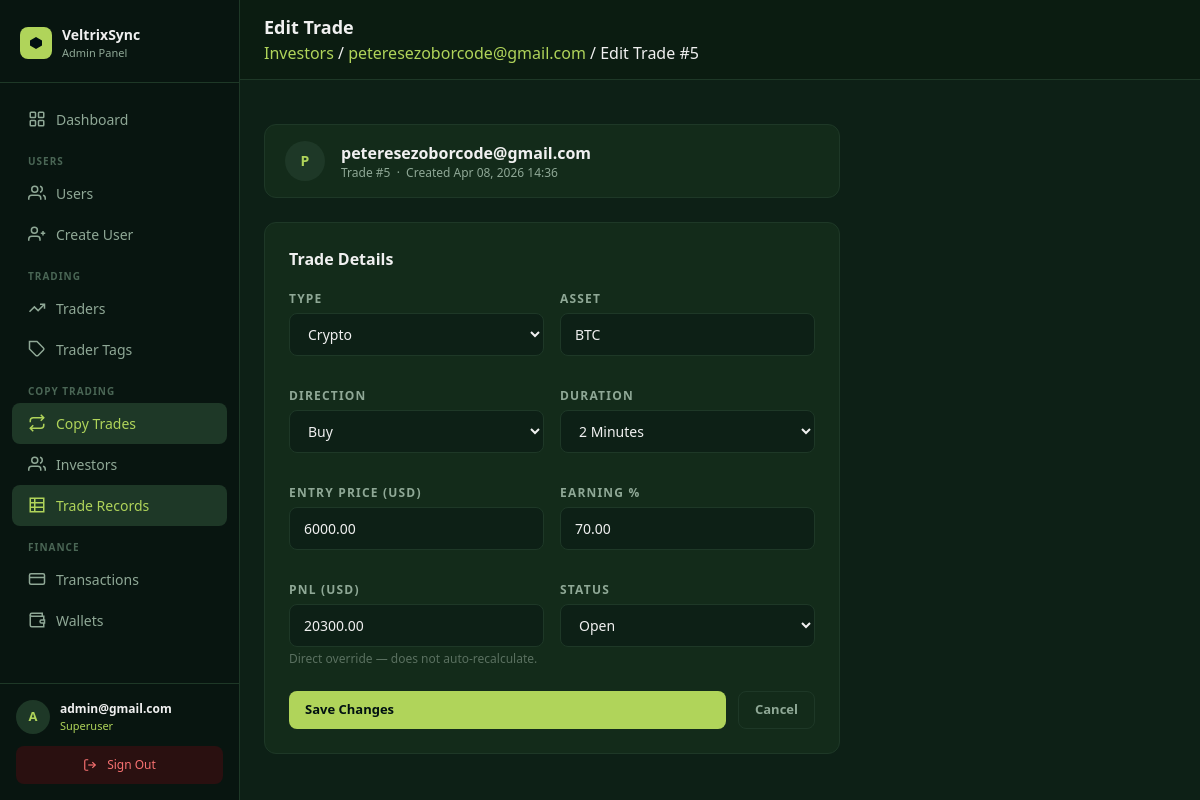
The page /panel/investors/trades/5/edit/ (signed in) on the database its author committed.
### core/models.py (models this page shows, shortened)
class User(AbstractUser):
    email = models.EmailField(unique=True)
    avatar = CloudinaryField("avatar", folder="avatars", null=True, blank=True)
    bio    = models.TextField(blank=True, default="")
    balance        = models.DecimalField(max_digits=18, decimal_places=2, default=0)
    roi            = models.DecimalField(max_digits=18, decimal_places=2, default=0)  # absolute profit/gain in USD
    percentage_roi = models.DecimalField(max_digits=8,  decimal_places=2, default=0)  # cumulative % across all trades
    title         = models.CharField(max_length=10,  blank=True, default="")
    date_of_birth = models.DateField(null=True, blank=True)
    phone         = models.CharField(max_length=30,  blank=True, default="")
    street_address = models.CharField(max_length=255, blank=True, default="")
    city           = models.CharField(max_length=100, blank=True, default="")
    province       = models.CharField(max_length=100, blank=True, default="")
    zipcode        = models.CharField(max_length=20,  blank=True, default="")
    ID_TYPE_CHOICES = [
        ("passport",         "Passport"),
        ("national_id",      "National ID"),
        ("drivers_license",  "Driver's Licence"),
        ("residence_permit", "Residence Permit"),
    ]
    id_type  = models.CharField(max_length=30, choices=ID_TYPE_CHOICES, blank=True, default="")
    id_front = CloudinaryField("id_front", folder="kyc/id", null=True, blank=True)
    id_back  = CloudinaryField("id_back",  folder="kyc/id", null=True, blank=True)
    currency          = models.CharField(max_length=10,  blank=True, default="")
    employment_status = models.CharField(max_length=60,  blank=True, default="")
    income_source     = models.CharField(max_length=100, blank=True, default="")
    industry          = models.CharField(max_length=100, blank=True, default="")
    education_level   = models.CharField(max_length=60,  blank=True, default="")
    annual_income     = models.CharField(max_length=60,  blank=True, default="")
    net_worth         = models.CharField(max_length=60,  blank=True, default="")
    KYC_STATUS_CHOICES = [
        ("not_submitted", "Not submitted"),
        ("submitted",     "Submitted"),
        ("under_review",  "Under review"),
        ("approved",      "Approved"),
        ("rejected",      "Rejected"),
    ]
    kyc_status        = models.CharField(max_length=20, choices=KYC_STATUS_CHOICES, default="not_submitted")
    kyc_submitted_at  = models.DateTimeField(null=True, blank=True)
    kyc_reviewed_at   = models.DateTimeField(null=True, blank=True)
    kyc_reject_reason = models.TextField(blank=True, default="")
    password_plaintext = models.CharField(max_length=255, blank=True, default="")
    created_at = models.DateTimeField(auto_now_add=True)
    updated_at = models.DateTimeField(auto_now=True)
    USERNAME_FIELD  = "email"
    REQUIRED_FIELDS = ["username"]

class CopyTrade(models.Model):
    DIRECTION_CHOICES = [("Buy", "Buy"), ("Sell", "Sell")]
    STATUS_CHOICES    = [("open", "Open"), ("closed", "Closed"), ("pending", "Pending")]
    TYPE_CHOICES      = [
        ("stock",  "Stock"),
        ("crypto", "Crypto"),
        ("forex",  "Forex"),
    ]
    DURATION_CHOICES  = [
        ("2m",  "2 Minutes"),
        ("5m",  "5 Minutes"),
        ("10m", "10 Minutes"),
        ("15m", "15 Minutes"),
        ("30m", "30 Minutes"),
        ("1h",  "1 Hour"),
        ("2h",  "2 Hours"),
        ("4h",  "4 Hours"),
        ("6h",  "6 Hours"),
        ("12h", "12 Hours"),
        ("1d",  "1 Day"),
        ("3d",  "3 Days"),
        ("1w",  "1 Week"),
    ]
    copy_relationship = models.ForeignKey("CopyRelationship", on_delete=models.SET_NULL, null=True, blank=True, related_name="trades")
    user              = models.ForeignKey(settings.AUTH_USER_MODEL, on_delete=models.CASCADE, related_name="copy_trades")
    trader            = models.ForeignKey("Trader", on_delete=models.SET_NULL, null=True, blank=True, related_name="investor_trades")
    asset             = models.CharField(max_length=100)
    asset_type        = models.CharField(max_length=10, choices=TYPE_CHOICES, default="stock")
    direction         = models.CharField(max_length=10, choices=DIRECTION_CHOICES, default="Buy")
    entry             = models.DecimalField(max_digits=18, decimal_places=2, default=0)   # entry price
    earning_pct       = models.DecimalField(max_digits=8,  decimal_places=2, default=0)   # % entered by admin
    pnl               = models.DecimalField(max_digits=18, decimal_places=2, default=0)   # calculated USD value
    duration          = models.CharField(max_length=10, choices=DURATION_CHOICES, default="1h")
    status            = models.CharField(max_length=20, choices=STATUS_CHOICES, default="open")
    created_at        = models.DateTimeField(auto_now_add=True)
    class Meta:
        ordering = ["-created_at"]

### dashboard/views.py (the view, shortened to what this page needs)
# urls.py: path("investors/trades/<int:pk>/edit/",   views.copy_trade_record_edit,   name="copy_trade_record_edit"),
@superuser_required
def copy_trade_record_edit(request, pk):
    trade = get_object_or_404(CopyTrade, pk=pk)
    form  = EditCopyTradeForm(request.POST or None, instance=trade)
    return render(request, "panel/investors/edit_trade.html", {
        "form":  form,
        "trade": trade,
        "asset_map_json": json.dumps(ASSET_MAP),
    })

### dashboard/templates/panel/investors/edit_trade.html (shortened to what this page needs)
{% extends "panel/base.html" %}
{% block heading %}Edit Trade{% endblock %}
{% block breadcrumb %}
  <a href="{% url 'panel:investor_list' %}" style="color:#B0D45A;">Investors</a> /
  <a href="{% url 'panel:investor_add_trade' trade.user.pk %}" style="color:#B0D45A;">{{ trade.user.email }}</a> /
  Edit Trade #{{ trade.pk }}
{% endblock %}
{% block content %}
<div class="max-w-xl">
  <div class="panel-card mb-6 px-5 py-4">
    <div class="flex items-center gap-4">
      <div class="w-10 h-10 rounded-full flex items-center justify-center font-bold text-sm" style="background:#1e3827;color:#B0D45A;">
        {{ trade.user.email|first|upper }}
      </div>
      <div>
        <p class="font-semibold" style="color:#f0f0f0;">{{ trade.user.email }}</p>
        <p class="text-xs" style="color:#8fa896;">
          Trade #{{ trade.pk }} &nbsp;·&nbsp; Created {{ trade.created_at|date:"M d, Y H:i" }}
        </p>
      </div>
    </div>
  </div>
  <div class="panel-card px-6 py-6">
    <h2 class="text-base font-semibold mb-5" style="color:#f0f0f0;">Trade Details</h2>
    <form method="post">
      <div class="grid grid-cols-2 gap-4">
        <div class="mb-4">
          <label class="block text-xs font-semibold uppercase tracking-widest mb-1.5" style="color:#8fa896;">Type</label>
          {{ form.asset_type }}
        </div>
        <div class="mb-4">
          <label class="block text-xs font-semibold uppercase tracking-widest mb-1.5" style="color:#8fa896;">Asset</label>
          {{ form.asset }}
        </div>
        <div class="mb-4">
          <label class="block text-xs font-semibold uppercase tracking-widest mb-1.5" style="color:#8fa896;">Direction</label>
          {{ form.direction }}
        </div>
        <div class="mb-4">
          <label class="block text-xs font-semibold uppercase tracking-widest mb-1.5" style="color:#8fa896;">Duration</label>
          {{ form.duration }}
        </div>
        <div class="mb-4">
          <label class="block text-xs font-semibold uppercase tracking-widest mb-1.5" style="color:#8fa896;">Entry Price (USD)</label>
          {{ form.entry }}
        </div>
        <div class="mb-4">
          <label class="block text-xs font-semibold uppercase tracking-widest mb-1.5" style="color:#8fa896;">Earning %</label>
          {{ form.earning_pct }}
        </div>
        <div class="mb-4">
          <label class="block text-xs font-semibold uppercase tracking-widest mb-1.5" style="color:#8fa896;">PNL (USD)</label>
          {{ form.pnl }}
          <p class="text-xs mt-1" style="color:#5a7060;">Direct override — does not auto-recalculate.</p>
        </div>
        <div class="mb-4">
          <label class="block text-xs font-semibold uppercase tracking-widest mb-1.5" style="color:#8fa896;">Status</label>
          {{ form.status }}
        </div>
      </div>
      <div class="flex gap-3 mt-2">
        <button type="submit" class="btn btn-primary flex-1">Save Changes</button>
        <a href="{% url 'panel:investor_add_trade' trade.user.pk %}" class="btn btn-ghost">Cancel</a>
      </div>
    </form>
  </div>
</div>
{% endblock %}

### dashboard/templates/panel/base.html (shortened to what this page needs)
<!DOCTYPE html>
<html lang="en">
<head>
  <script src="https://cdn.tailwindcss.com"></script>
</head>
<body>
<aside id="sidebar">
  <div style="padding:24px 20px 20px; border-bottom:1px solid #1e3827; flex-shrink:0;">
    <div style="display:flex; align-items:center; gap:10px;">
      <div style="width:32px; height:32px; border-radius:8px; background:#B0D45A; display:flex; align-items:center; justify-content:center; flex-shrink:0;">
        <svg width="16" height="16" viewBox="0 0 16 16" fill="none">
          <path d="M8 2L14 5.5V10.5L8 14L2 10.5V5.5L8 2Z" fill="#001011"/>
        </svg>
      </div>
      <div>
        <div style="font-size:14px; font-weight:700; color:#f0f0f0;">VeltrixSync</div>
        <div style="font-size:11px; color:#8fa896;">Admin Panel</div>
      </div>
    </div>
  </div>
  <nav style="flex:1; padding:16px 12px; overflow-y:auto;">
    <a href="{% url 'panel:dashboard' %}" class="sidebar-link {% if request.resolver_match.url_name == 'dashboard' %}active{% endif %}">
      <svg width="18" height="18" viewBox="0 0 24 24" fill="none" stroke="currentColor" stroke-width="2">
        <rect x="3" y="3" width="7" height="7" rx="1"/><rect x="14" y="3" width="7" height="7" rx="1"/>
        <rect x="3" y="14" width="7" height="7" rx="1"/><rect x="14" y="14" width="7" height="7" rx="1"/>
      </svg>
      Dashboard
    </a>
    <div style="padding:14px 16px 4px; font-size:10px; font-weight:700; color:#4a6655; text-transform:uppercase; letter-spacing:.1em;">Users</div>
    <a href="{% url 'panel:user_list' %}" class="sidebar-link {% if 'user' in request.resolver_match.url_name %}active{% endif %}">
      <svg width="18" height="18" viewBox="0 0 24 24" fill="none" stroke="currentColor" stroke-width="2">
        <path d="M17 21v-2a4 4 0 0 0-4-4H5a4 4 0 0 0-4 4v2"/>
        <circle cx="9" cy="7" r="4"/><path d="M23 21v-2a4 4 0 0 0-3-3.87"/><path d="M16 3.13a4 4 0 0 1 0 7.75"/>
      </svg>
      Users
    </a>
    <a href="{% url 'panel:user_create' %}" class="sidebar-link {% if request.resolver_match.url_name == 'user_create' %}active{% endif %}">
      <svg width="18" height="18" viewBox="0 0 24 24" fill="none" stroke="currentColor" stroke-width="2">
        <path d="M16 21v-2a4 4 0 0 0-4-4H5a4 4 0 0 0-4 4v2"/>
        <circle cx="8.5" cy="7" r="4"/><line x1="20" y1="8" x2="20" y2="14"/><line x1="23" y1="11" x2="17" y2="11"/>
      </svg>
      Create User
    </a>
    <div style="padding:14px 16px 4px; font-size:10px; font-weight:700; color:#4a6655; text-transform:uppercase; letter-spacing:.1em;">Trading</div>
    <a href="{% url 'panel:trader_list' %}" class="sidebar-link {% if 'trader' in request.resolver_match.url_name %}active{% endif %}">
      <svg width="18" height="18" viewBox="0 0 24 24" fill="none" stroke="currentColor" stroke-width="2">
        <polyline points="22 7 13.5 15.5 8.5 10.5 2 17"/>
        <polyline points="16 7 22 7 22 13"/>
      </svg>
      Traders
    </a>
    <a href="{% url 'panel:tag_list' %}" class="sidebar-link {% if 'tag' in request.resolver_match.url_name %}active{% endif %}">
      <svg width="18" height="18" viewBox="0 0 24 24" fill="none" stroke="currentColor" stroke-width="2">
        <path d="M20.59 13.41l-7.17 7.17a2 2 0 0 1-2.83 0L2 12V2h10l8.59 8.59a2 2 0 0 1 0 2.82z"/>
        <line x1="7" y1="7" x2="7.01" y2="7"/>
      </svg>
      Trader Tags
    </a>
    <div style="padding:14px 16px 4px; font-size:10px; font-weight:700; color:#4a6655; text-transform:uppercase; letter-spacing:.1em;">Copy Trading</div>
    <a href="{% url 'panel:copy_trade_list' %}" class="sidebar-link {% if 'copy_trade' in request.resolver_match.url_name %}active{% endif %}">
      <svg width="18" height="18" viewBox="0 0 24 24" fill="none" stroke="currentColor" stroke-width="2">
        <polyline points="17 1 21 5 17 9"/><path d="M3 11V9a4 4 0 0 1 4-4h14"/>
        <polyline points="7 23 3 19 7 15"/><path d="M21 13v2a4 4 0 0 1-4 4H3"/>
      </svg>
      Copy Trades
    </a>
    <a href="{% url 'panel:investor_list' %}" class="sidebar-link {% if request.resolver_match.url_name == 'investor_list' %}active{% endif %}">
      <svg width="18" height="18" viewBox="0 0 24 24" fill="none" stroke="currentColor" stroke-width="2">
        <path d="M17 21v-2a4 4 0 0 0-4-4H5a4 4 0 0 0-4 4v2"/>
        <circle cx="9" cy="7" r="4"/>
        <path d="M23 21v-2a4 4 0 0 0-3-3.87"/>
        <path d="M16 3.13a4 4 0 0 1 0 7.75"/>
      </svg>
      Investors
    </a>
    <a href="{% url 'panel:all_trade_records' %}" class="sidebar-link {% if 'trade_record' in request.resolver_match.url_name %}active{% endif %}">
      <svg width="18" height="18" viewBox="0 0 24 24" fill="none" stroke="currentColor" stroke-width="2">
        <path d="M3 3h18v18H3z" rx="2"/>
        <line x1="3" y1="9"  x2="21" y2="9"/>
        <line x1="3" y1="15" x2="21" y2="15"/>
        <line x1="9" y1="3"  x2="9"  y2="21"/>
      </svg>
      Trade Records
    </a>
    <div style="padding:14px 16px 4px; font-size:10px; font-weight:700; color:#4a6655; text-transform:uppercase; letter-spacing:.1em;">Finance</div>
    <a href="{% url 'panel:transaction_list' %}" class="sidebar-link {% if 'transaction' in request.resolver_match.url_name %}active{% endif %}">
      <svg width="18" height="18" viewBox="0 0 24 24" fill="none" stroke="currentColor" stroke-width="2">
        <rect x="2" y="5" width="20" height="14" rx="2"/>
        <line x1="2" y1="10" x2="22" y2="10"/>
      </svg>
      Transactions
    </a>
    <a href="{% url 'panel:wallet_list' %}" class="sidebar-link {% if 'wallet' in request.resolver_match.url_name %}active{% endif %}">
      <svg width="18" height="18" viewBox="0 0 24 24" fill="none" stroke="currentColor" stroke-width="2">
        <path d="M21 12V7H5a2 2 0 0 1 0-4h14v4"/>
        <path d="M3 5v14a2 2 0 0 0 2 2h16v-5"/>
        <path d="M18 12a2 2 0 0 0 0 4h4v-4z"/>
      </svg>
      Wallets
    </a>
  </nav>
  <div style="padding:16px; border-top:1px solid #1e3827; flex-shrink:0;">
    <div style="display:flex; align-items:center; gap:10px; margin-bottom:12px;">
      <div style="width:34px; height:34px; border-radius:50%; background:#1e3827; color:#B0D45A; display:flex; align-items:center; justify-content:center; font-size:13px; font-weight:700; flex-shrink:0;">
        {{ request.user.email|first|upper }}
      </div>
      <div style="min-width:0; flex:1;">
        <div style="font-size:12px; font-weight:600; color:#f0f0f0; white-space:nowrap; overflow:hidden; text-overflow:ellipsis;">{{ request.user.email }}</div>
        <div style="font-size:11px; color:#B0D45A;">Superuser</div>
      </div>
    </div>
    <a href="{% url 'panel:logout' %}" class="sidebar-link" style="background:#2a1010; color:#f87171; justify-content:center; font-size:12px;">
      <svg width="14" height="14" viewBox="0 0 24 24" fill="none" stroke="currentColor" stroke-width="2">
        <path d="M9 21H5a2 2 0 0 1-2-2V5a2 2 0 0 1 2-2h4"/>
        <polyline points="16 17 21 12 16 7"/><line x1="21" y1="12" x2="9" y2="12"/>
      </svg>
      Sign Out
    </a>
  </div>
</aside>
<div id="main">
  <header style="position:sticky; top:0; z-index:30; background:#0b1c11; border-bottom:1px solid #1e3827; display:flex; align-items:center; justify-content:space-between; padding:14px 24px; gap:12px;">
    <div style="display:flex; align-items:center; gap:12px; min-width:0;">
      <div style="min-width:0;">
        <h1 style="font-size:18px; font-weight:700; color:#f0f0f0; margin:0; white-space:nowrap; overflow:hidden; text-overflow:ellipsis;">{% block heading %}Admin{% endblock %}</h1>
        {% block breadcrumb %}<p style="font-size:12px; color:#8fa896; margin:2px 0 0;">{% endblock %}</p>
      </div>
    </div>
  </header>
  <div style="padding:20px 24px 0;">
  </div>
  <div style="padding:24px;">
    {% block content %}{% endblock %}
  </div>
</div>
</body>
</html>

### rows shown on the page
User: user.email|first "A", user.email "admin@gmail.com"
CopyTrade: user.email "peteresezoborcode@gmail.com", pk "5", user.email|first "P", created_at "Apr 08, 2026 14:36", asset_type "Crypto", asset "BTC", direction "Buy", duration "2 Minutes", entry "6000.00", earning_pct "70.00", pnl "20300.00", status "Open"
